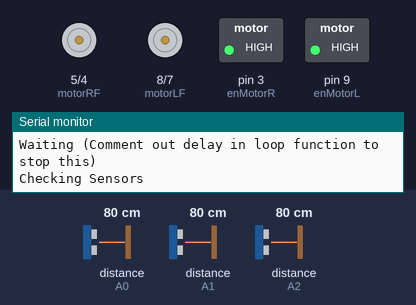
This sketch was run on a simulated Arduino Uno, built with avr-gcc and run on an emulated ATmega328P. Shown: motor-driver pin pairs drawn as motors (green arrow = first pin HIGH = forward, orange = second pin HIGH = backward, longer = more drive), switched loads named in the sketch (green lamp = pin HIGH), the last lines printed to the serial monitor. The test bench sets the inputs (shaded band); at power-on: distance to the obstacle (sensors on A0, A1, A2) 80 cm.

Above: at 1.2 s.
1.3 s: distance to the obstacle (sensor on A0) set to 17 cm
3.1 s: distance to the obstacle (sensor on A0) set to 14 cm
At 4.0 s:
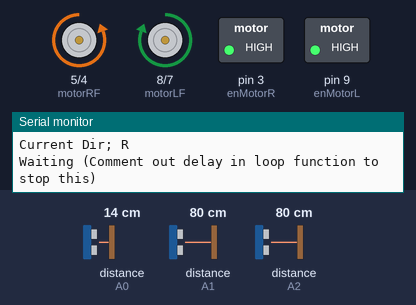
4.8 s: distance to the obstacle (sensor on A1) set to 18 cm
6.5 s: distance to the obstacle (sensor on A1) set to 14 cm
At 7.7 s:
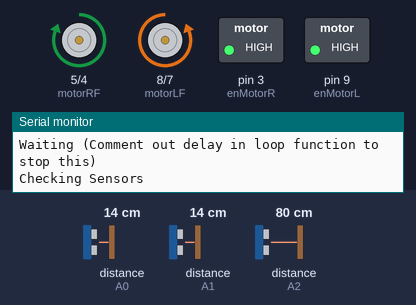
8.0 s: distance to the obstacle (sensor on A2) set to 17 cm
9.5 s: distance to the obstacle (sensor on A2) set to 13 cm
At 10.3 s:
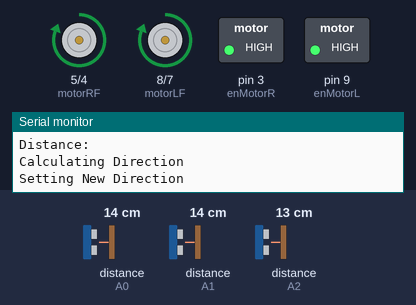
Timing chart, 0 to 12.1 s (numbered marks = the images above; inputs shaded):
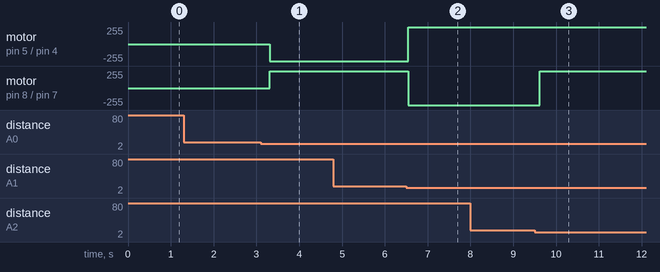

Measured:
- the behaviour switches between 16 and 15 cm on distance to the obstacle (sensor on A0) (found by bisection; images 0 and 1)
- the behaviour switches between 16 and 15 cm on distance to the obstacle (sensor on A1) (found by bisection; images 1 and 2)
- the behaviour switches between 16 and 15 cm on distance to the obstacle (sensor on A2) (found by bisection; images 2 and 3)
- after the input at 3.1 s, motor on pin 5 (motorRF) / pin 4 (motorRB): stopped → backward 255/255 after 0.21 s; motor on pin 8 (motorLF) / pin 7 (motorLB): stopped → forward 255/255 after 0.21 s
- after the input at 6.5 s, motor on pin 5 (motorRF) / pin 4 (motorRB): backward 255/255 → forward 255/255 after 0.05 s; motor on pin 8 (motorLF) / pin 7 (motorLB): forward 255/255 → backward 255/255 after 0.05 s
- after the input at 9.5 s, motor on pin 8 (motorLF) / pin 7 (motorLB): backward 255/255 → forward 255/255 after 0.11 s

The sketch:

robot_directional_test.ino
```cpp
//Software to test a maze running robot avoiding obstacles
//Robot will change direction or stop

//IR SENSOR SETUP
// Include library
#include <SharpIR.h>
// Define model and input pins
#define sensorFpin A0
#define sensorLpin A1
#define sensorRpin A2
#define model 1080
//variable to store distance
int fDistance;
int lDistance;
int rDistance;
// Create a new instance of the SharpIR class
SharpIR sensorF = SharpIR(sensorFpin, model);
SharpIR sensorL = SharpIR(sensorLpin, model);
SharpIR sensorR = SharpIR(sensorRpin, model);

//PIN DECLERATIONS
//left motor
int enMotorL = 9; //left motor speed pin
int motorLF = 8; //left motor forward
int motorLB = 7; //left motor backward
//right motor
int enMotorR = 3; //right motor speed pin
int motorRF = 5; //right motor forward
int motorRB = 4; //right motor backward
//other variables
int fSensorState; //stores distance state of front sensor
int lSensorState; //stores distance state of left sensor
int rSensorState; //stores distance state of right sensor
char newDir = 'S'; //robot direction control (set to STOP by default)
char currentDir; //stores current direction for comparison to new dir
int threshold = 15; //threshold of sensor distance input before direction needs updating


void setup() {
  Serial.begin(115200); // Open serial monitor
  Serial.println("Starting");

  //set motor pins as output
  pinMode(motorLF, OUTPUT);
  pinMode(motorRF, OUTPUT);
  pinMode(motorLB, OUTPUT);
  pinMode(motorRB, OUTPUT);
  pinMode(enMotorR, OUTPUT);
  pinMode(enMotorL, OUTPUT);

  //set default speed of motors
  analogWrite(enMotorR, 255); // 0-255
  analogWrite(enMotorL, 255); // 0-255

  //set default state of motors
    digitalWrite(motorLF, LOW);
    digitalWrite(motorLB, LOW);
    digitalWrite(motorRF, LOW);
    digitalWrite(motorRB, LOW);
}


void loop() {
  Serial.println("Checking Sensors");
  checkSensors();
  Serial.println("Calculating Direction");
  calculateDirection();
  Serial.println("Setting New Direction");
  setDirection();
  Serial.println("Waiting (Comment out delay in loop function to stop this)");
  delay(100); //delay to monitor serial, COMMENT OUT

}

void checkSensors() {
  fDistance = sensorF.distance();
  lDistance = sensorL.distance();
  rDistance = sensorR.distance();
  Serial.println("Front Sensor Distance: " + fDistance);
  Serial.println("Left Sensor Distance: " + lDistance);
  Serial.println("Right Sensor Distance: " + rDistance);
}

void calculateDirection () {
  if (fDistance > threshold) { //if robot front is too close to object
    newDir = 'S';                    //STOP
    }

  else if (lDistance > threshold) { //if robot left is too close to object
    newDir = 'R';                    //turn right
    }

  else if (rDistance > threshold) { //if robot right is too close to object
    newDir = 'L';                    //turn left
    }

  else { //if no obstacle go forward
    newDir = 'F';
  }
}

void setDirection() {
  if (newDir == currentDir) { //checks if already moving in new direciton
  Serial.println("No update to direction made");
    ; //do nothing
  }

  else if (newDir == 'F') { //forward
    digitalWrite(motorLF, HIGH);   //left wheel forward
    digitalWrite(motorLB, LOW);
    digitalWrite(motorRF, HIGH);  //right wheel forward
    digitalWrite(motorRB, LOW);
    Serial.println("Moving Forward");
  }

  else if (newDir == 'L') { //left
    digitalWrite(motorLF, LOW);
    digitalWrite(motorLB, HIGH); //left wheel backward
    digitalWrite(motorRF, HIGH);  //right wheel forward
    digitalWrite(motorRB, LOW);
    Serial.println("Moving Left");
  }

  else if (newDir == 'R') { //forward
    digitalWrite(motorLF, HIGH);   //left wheel forward
    digitalWrite(motorLB, LOW);
    digitalWrite(motorRF, LOW);
    digitalWrite(motorRB, HIGH);  //right wheel backward
    Serial.println("Moving Right");
  }

  else if (newDir == 'S') { //stop
    digitalWrite(motorLF, LOW);
    digitalWrite(motorLB, LOW);
    digitalWrite(motorRF, LOW);
    digitalWrite(motorRB, LOW);
    Serial.println("STOPPING");
  }

  currentDir = newDir; //stores updated direction
  Serial.print("Current Dir; ");
  Serial.println(currentDir);
}
```
